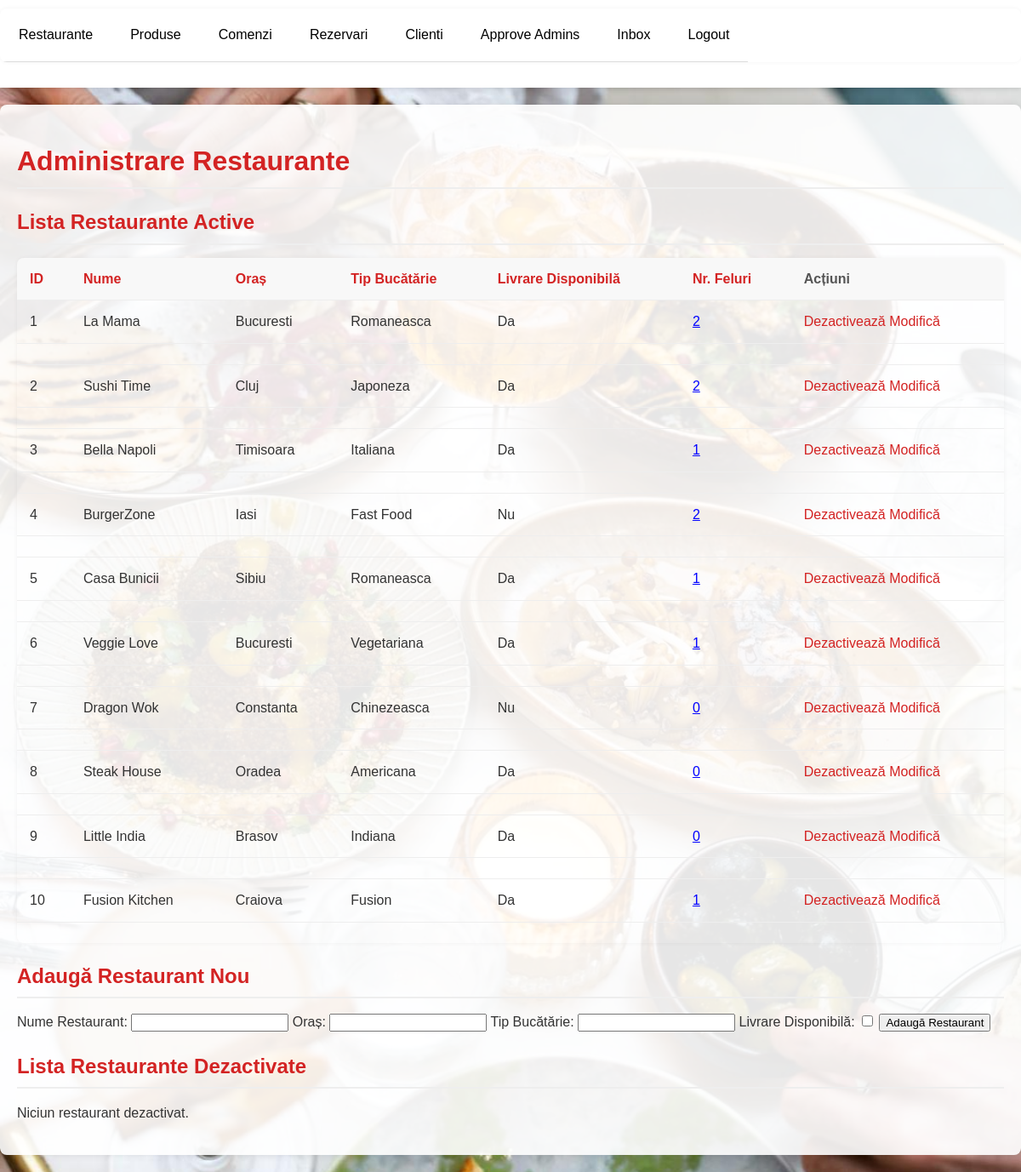
Page /restaurante.php (signed in) on the committed database.
### tables this page shows
CREATE TABLE tblRestaurante(
    restaurant_id INT AUTO_INCREMENT PRIMARY KEY,
    nume_restaurant VARCHAR(100) NOT NULL,
    oras VARCHAR(50),
    tip_bucatarie VARCHAR(50),
    livrare_disponibila BOOLEAN,
    CONSTRAINT chk_oras CHECK (oras IS NOT NULL)
	
);

### restaurante.php (the view, shortened to what this page needs)
<?php
$db = mysqli_connect('localhost', 'root', '', 'restaurantedb') or die('Error connecting to MySQL server.');
$edit_restaurant_id = isset($_GET['edit']) ? intval($_GET['edit']) : 0;
$show_produse_restaurant_id = isset($_GET['show_produse']) ? intval($_GET['show_produse']) : 0;
$order_by_clause = "ORDER BY " . $_SESSION['primary_sort_rest'] . " " . strtoupper($_SESSION['primary_order_rest']);
$query = "SELECT
              r.restaurant_id,
              r.nume_restaurant,
              r.oras,
              r.tip_bucatarie,
              r.livrare_disponibila,
              COUNT(pr.produs_id) as nr_feluri
          FROM tblRestaurante r
          LEFT JOIN tblProdusRestaurant pr ON r.restaurant_id = pr.restaurant_id
          GROUP BY r.restaurant_id
          $order_by_clause";
$result = mysqli_query($db, $query);
?>
<!DOCTYPE html>
<html>
<head>
    <link rel="stylesheet" type="text/css" href="style.css">
    </head>
<body class="background-restaurante">
    <?php include('header.php'); ?>
    <div class="container">
        <h1>Administrare Restaurante</h1>
<h2>Lista Restaurante Active</h2>
<table>
    <thead>
        <tr>
            <th>
                <a href="restaurante.php?sortby_rest=0">ID</a>
            </th>
           <th>
                <a href="restaurante.php?sortby_rest=1">Nume
                </a>
            </th>
            <th>
                <a href="restaurante.php?sortby_rest=2">Oraș
                </a>
            </th>
            <th>
                <a href="restaurante.php?sortby_rest=3">Tip Bucătărie
                </a>
            </th>
            <th>
                <a href="restaurante.php?sortby_rest=4">Livrare Disponibilă
                </a>
            </th>
            <th>
                <a href="restaurante.php?sortby_rest=5">Nr. Feluri
                </a>
            </th>
            <th>Acțiuni</th>
        </tr>
    </thead>
            <tbody>
                <?php while ($row = mysqli_fetch_assoc($result)) {
    if (!in_array($row['restaurant_id'], $_SESSION['restaurante_dezactivate'])) {?>
                        <tr>
                            <td><?php echo $row['restaurant_id']; ?></td>
                            <td><?php echo htmlspecialchars($row['nume_restaurant']); ?></td>
                            <td><?php echo htmlspecialchars($row['oras']); ?></td>
                            <td><?php echo htmlspecialchars($row['tip_bucatarie']); ?></td>
                            <td><?php echo $row['livrare_disponibila'] ? 'Da' : 'Nu'; ?></td>
                            <td>
                                <?php if ($show_produse_restaurant_id == $row['restaurant_id']) { ?>
                                    <a href="restaurante.php" class="nr-feluri-clickable">
                                        <?php echo $row['nr_feluri']; ?>
                                    </a>
                                <?php } else { ?>
                                    <a href="restaurante.php?show_produse=<?php echo $row['restaurant_id']; ?>" class="nr-feluri-clickable">
                                        <?php echo $row['nr_feluri']; ?>
                                    </a>
                                <?php } ?>
                            </td>
                            <td>
                                <a href="restaurante.php?dezactivare=<?php echo $row['restaurant_id']; ?>">Dezactivează</a>
                                <?php if ($edit_restaurant_id == $row['restaurant_id']) { ?>
                                    <a href="restaurante.php">Anulează</a>
                                <?php } else { ?>
                                    <a href="restaurante.php?edit=<?php echo $row['restaurant_id']; ?>">Modifică</a>
                                <?php } ?>
                            </td>
                        </tr>
                        <?php if ($show_produse_restaurant_id == $row['restaurant_id']) { ?>
                            <tr>
                                <td colspan="7">
                                    <div class="produse-restaurant" style="display: block;">
                                        <h3>Produse Disponibile:</h3>
                                        <table>
                                            <thead>
                                                <tr>
                                                    <th>Nume Produs</th>
                                                    <th>Preț</th>
                                                    <th>Categorie</th>
                                                    <th>Acțiuni</th>
                                                </tr>
                                            </thead>
                                            <tbody>
                                                <?php
                                                $restaurant_id = $row['restaurant_id'];
                                                $query_produse = "SELECT p.produs_id, p.nume_produs, p.pret_produs, p.categorie
                                                                                FROM tblProdus p
                                                                                JOIN tblProdusRestaurant pr ON p.produs_id = pr.produs_id
                                                                                WHERE pr.restaurant_id = ?";
                                                $stmt_produse = mysqli_prepare($db, $query_produse);
                                                mysqli_stmt_bind_param($stmt_produse, "i", $restaurant_id);
                                                mysqli_stmt_execute($stmt_produse);
                                                $result_produse = mysqli_stmt_get_result($stmt_produse);
                                                while ($row_produs = mysqli_fetch_assoc($result_produse)) {
                                                    echo "<tr>
                                                            <td>" . htmlspecialchars($row_produs['nume_produs']) . "</td>
                                                            <td>" . $row_produs['pret_produs'] . "</td>
                                                            <td>" . htmlspecialchars($row_produs['categorie']) . "</td>
                                                            <td><a href='restaurante.php?delete_produs=" . $row_produs['produs_id'] . "&restaurant_id=" . $restaurant_id . "'>Șterge</a></td></tr>";
                                                }
                                                ?>
                                            </tbody>
                                        </table>
                                        <h3>Adaugă Produs Nou:</h3>
                                        <form method="post" action="restaurante.php">
                                            <input type="hidden" name="adauga_produs_restaurant" value="1">
                                            <input type="hidden" name="restaurant_id" value="<?php echo $show_produse_restaurant_id; ?>">
                                            <label for="produs_id">Selectează Produs:</label>
                                            <select name="produs_id" id="produs_id" required>
                                                <?php
                                                    $query_produse_disponibile = "SELECT produs_id, nume_produs FROM tblProdus
                                                                                   WHERE produs_id NOT IN (SELECT produs_id FROM tblProdusRestaurant WHERE restaurant_id = ?)";
                                                    $stmt_produse_disponibile = mysqli_prepare($db, $query_produse_disponibile);
                                                    mysqli_stmt_bind_param($stmt_produse_disponibile, "i", $show_produse_restaurant_id);
                                                    mysqli_stmt_execute($stmt_produse_disponibile);
                                                    $result_produse_disponibile = mysqli_stmt_get_result($stmt_produse_disponibile);
                                                    while ($row_produs_disponibil = mysqli_fetch_assoc($result_produse_disponibile)) {
                                                        echo "<option value='" . $row_produs_disponibil['produs_id'] . "'>" . htmlspecialchars($row_produs_disponibil['nume_produs']) . "</option>";
                                                    }
                                                ?>
                                            </select>
                                            <input type="submit" value="Adaugă Produs">
                                        </form>
                                    </div>
                                </td>
                            </tr>
                        <?php } else { ?>
                            <tr>
                                <td colspan="7">
                                </td>
                            </tr>
                        <?php } ?>
                <?php }
                } ?>
            </tbody>
        </table>
        <h2>Adaugă Restaurant Nou</h2>
        <form method="post" action="restaurante.php">
            <label>Nume Restaurant:</label>
            <input type="text" name="nume_restaurant" required>
            <label>Oraș:</label>
            <input type="text" name="oras" required>
            <label>Tip Bucătărie:</label>
            <input type="text" name="tip_bucatarie" required>
            <label>Livrare Disponibilă:</label>
            <input type="checkbox" name="livrare_disponibila" value="1">
            <input type="submit" value="Adaugă Restaurant">
        </form>
        <?php if (isset($_SESSION['rol']) && $_SESSION['rol'] == 'administrator') { ?>
            <h2>Lista Restaurante Dezactivate</h2>
            <?php if (count($_SESSION['restaurante_dezactivate']) > 0) { ?>
                <table>
    <thead>
        <tr>
           <tr>
            <th>
                <a href="restaurante.php?sortby_rest=0">ID</a>
            </th>
            <th>
                <a href="restaurante.php?sortby_rest=1">Nume
                    <?php
                    if ($_SESSION['primary_sort_rest'] == 'nume_restaurant') echo '<span class="active-sort">' . ($_SESSION['primary_order_rest'] == 'asc' ? '&#x25B2;' : '&#x25BC;') . '</span>';
                    elseif ($_SESSION['secondary_sort_rest'] == 'nume_restaurant') echo '<span class="secondary-sort">' . ($_SESSION['secondary_order_rest'] == 'asc' ? '&#x25B2;' : '&#x25BC;') . '</span>';
                    else echo '&#x25B2;';
                    ?>
                </a>
            </th>
            <th>
                <a href="restaurante.php?sortby_rest=2">Oraș
                    <?php
                    if ($_SESSION['primary_sort_rest'] == 'oras') echo '<span class="active-sort">' . ($_SESSION['primary_order_rest'] == 'asc' ? '&#x25B2;' : '&#x25BC;') . '</span>';
                    elseif ($_SESSION['secondary_sort_rest'] == 'oras') echo '<span class="secondary-sort">' . ($_SESSION['secondary_order_rest'] == 'asc' ? '&#x25B2;' : '&#x25BC;') . '</span>';
                    else echo '&#x25B2;';
                    ?>
                </a>
            </th>
            <th>
                <a href="restaurante.php?sortby_rest=3">Tip Bucătărie
                    <?php
                    if ($_SESSION['primary_sort_rest'] == 'tip_bucatarie') echo '<span class="active-sort">' . ($_SESSION['primary_order_rest'] == 'asc' ? '&#x25B2;' : '&#x25BC;') . '</span>';
                    elseif ($_SESSION['secondary_sort_rest'] == 'tip_bucatarie') echo '<span class="secondary-sort">' . ($_SESSION['secondary_order_rest'] == 'asc' ? '&#x25B2;' : '&#x25BC;') . '</span>';
                    else echo '&#x25B2;';
                    ?>
                </a>
            </th>
            <th>
                <a href="restaurante.php?sortby_rest=4">Livrare Disponibilă
                    <?php
                    if ($_SESSION['primary_sort_rest'] == 'livrare_disponibila') echo '<span class="active-sort">' . ($_SESSION['primary_order_rest'] == 'asc' ? '&#x25B2;' : '&#x25BC;') . '</span>';
                    elseif ($_SESSION['secondary_sort_rest'] == 'livrare_disponibila') echo '<span class="secondary-sort">' . ($_SESSION['secondary_order_rest'] == 'asc' ? '&#x25B2;' : '&#x25BC;') . '</span>';
                    else echo '&#x25B2;';
                    ?>
                </a>
            </th>
            <th>Acțiuni</th>
        </tr>
                    </thead>
                    <tbody>
                        <?php
                        foreach ($_SESSION['restaurante_dezactivate'] as $restaurant_id) {
                            $query = "SELECT restaurant_id, nume_restaurant, oras, tip_bucatarie, livrare_disponibila FROM tblRestaurante WHERE restaurant_id = ?";
                            $stmt = mysqli_prepare($db, $query);
                            mysqli_stmt_bind_param($stmt, "i", $restaurant_id);
                            mysqli_stmt_execute($stmt);
                            $result = mysqli_stmt_get_result($stmt);
                            if ($row = mysqli_fetch_assoc($result)) {
                                ?>
                                <tr>
                                    <td><?php echo $row['restaurant_id']; ?></td>
                                    <td><?php echo htmlspecialchars($row['nume_restaurant']); ?></td>
                                    <td><?php echo htmlspecialchars($row['oras']); ?></td>
                                    <td><?php echo htmlspecialchars($row['tip_bucatarie']); ?></td>
                                    <td><?php echo $row['livrare_disponibila'] ? 'Da' : 'Nu'; ?></td>
                                    <td>
                                        <a href="restaurante.php?activare=<?php echo $row['restaurant_id']; ?>">Activează</a>
                                        <a href="restaurante.php?delete=<?php echo $row['restaurant_id']; ?>">Șterge</a>
                                    </td>
                                </tr>
                            <?php }
                        } ?>
                    </tbody>
                </table>
            <?php } else { ?>
                <p>Niciun restaurant dezactivat.</p>
            <?php } ?>
        <?php } ?>
    </div>
</body>
</html>

### style.css (style rules this page uses)
body { font-family: 'Arial', sans-serif; margin: 0; padding: 0; background-color: #f4f4f4; color: #333; line-height: 1.6; }
.background-restaurante { background-image: url('images/background4.jpg'); background-size: cover; background-position: center; background-repeat: no-repeat; background-attachment: fixed; }
.container { max-width: 1200px; margin: 20px auto; padding: 20px; background-color: #fff; box-shadow: 0 0 10px rgba(0, 0, 0, 0.1); border-radius: 8px; background-color: rgba(255, 255, 255, 0.9); }
h1, h2, h3 { color: #d32323; margin-bottom: 15px; border-bottom: 2px solid #eee; padding-bottom: 5px; }
a { color: #d32323; text-decoration: none; transition: color 0.3s ease; }
table { width: 100%; border-collapse: collapse; margin-bottom: 20px; box-shadow: 0 0 5px rgba(0, 0, 0, 0.05); border-radius: 8px; overflow: hidden; }
table th, table td { padding: 12px 15px; text-align: left; border-bottom: 1px solid #eee; }
table th { background-color: #f8f8f8; color: #555; font-weight: bold; }
table tr:last-child td { border-bottom: none; }
.nr-feluri-clickable { cursor: pointer; color: blue; text-decoration: underline; }

### restaurante.php (style rules this page uses)
.nr-feluri-clickable { cursor: pointer; color: blue; text-decoration: underline; }

### rows in the picture
tblrestaurante: restaurant_id "1", nume_restaurant "La Mama", oras "Bucuresti", tip_bucatarie "Romaneasca", livrare_disponibila "Da", nr_feluri "2"
tblrestaurante: restaurant_id "2", nume_restaurant "Sushi Time", oras "Cluj", tip_bucatarie "Japoneza", livrare_disponibila "Da", nr_feluri "2"
tblrestaurante: restaurant_id "3", nume_restaurant "Bella Napoli", oras "Timisoara", tip_bucatarie "Italiana", livrare_disponibila "Da", nr_feluri "1"
tblrestaurante: restaurant_id "4", nume_restaurant "BurgerZone", oras "Iasi", tip_bucatarie "Fast Food", livrare_disponibila "Nu", nr_feluri "2"
tblrestaurante: restaurant_id "5", nume_restaurant "Casa Bunicii", oras "Sibiu", tip_bucatarie "Romaneasca", livrare_disponibila "Da", nr_feluri "1"
tblrestaurante: restaurant_id "6", nume_restaurant "Veggie Love", oras "Bucuresti", tip_bucatarie "Vegetariana", livrare_disponibila "Da", nr_feluri "1"
tblrestaurante: restaurant_id "7", nume_restaurant "Dragon Wok", oras "Constanta", tip_bucatarie "Chinezeasca", livrare_disponibila "Nu", nr_feluri "0"
tblrestaurante: restaurant_id "8", nume_restaurant "Steak House", oras "Oradea", tip_bucatarie "Americana", livrare_disponibila "Da", nr_feluri "0"
tblrestaurante: restaurant_id "9", nume_restaurant "Little India", oras "Brasov", tip_bucatarie "Indiana", livrare_disponibila "Da", nr_feluri "0"
tblrestaurante: restaurant_id "10", nume_restaurant "Fusion Kitchen", oras "Craiova", tip_bucatarie "Fusion", livrare_disponibila "Da", nr_feluri "1"
